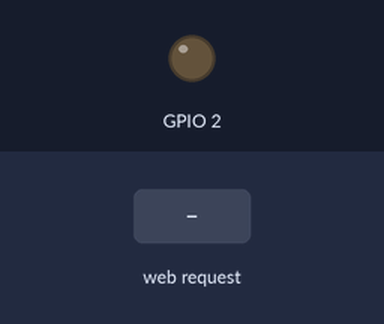
Bench run of a sketch on a simulated ESP8266 (NodeMCU). Shown: output pins drawn as LEDs (lit = HIGH). The inputs (shaded band) are chosen by the test bench. WiFi joins after 1.5 s; servers stay silent unless stated; what the sketch prints to the serial monitor is not drawn.

Above: at 2.7 s.
2.8 s: HTTP request GET /?LED=OFF received
At 3.7 s:
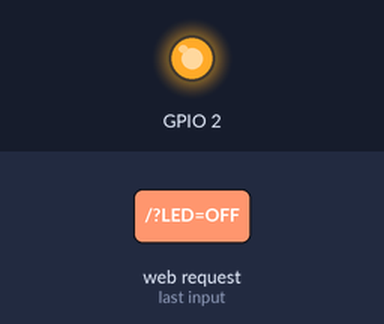
4.3 s: HTTP request GET /?LED=ON received
At 4.8 s:
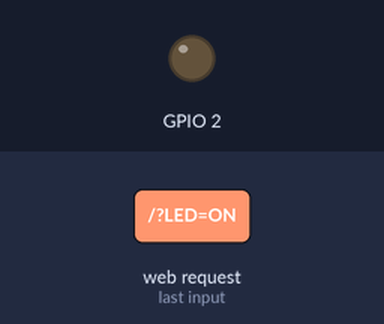
Timing chart, 0 to 7.3 s (numbered marks = the images above; inputs shaded):
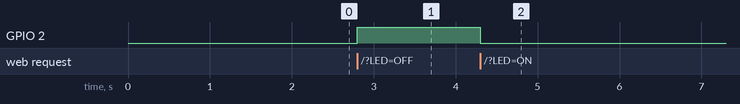

Measured:
- after the input at 2.8 s, GPIO 2: LOW → HIGH at once
- after the input at 4.3 s, GPIO 2: HIGH → LOW at once

The sketch:

sketch_jul15a.ino
```cpp
#include <ESP8266WiFi.h>

String wifi_name = "Your Wifi";
String wifi_pass = "Your Wifi Password";


IPAddress local_IP(192, 168, 1, 184);
IPAddress gateway(192, 168, 1, 1);
IPAddress subnet(255, 255, 0, 0);
IPAddress primaryDNS(8, 8, 8, 8);   //optional
IPAddress secondaryDNS(8, 8, 4, 4); //optional

WiFiServer server(80);

String  i;
void setup()
{
  i = "";
  Serial.begin(9600);
  pinMode(2, OUTPUT);
  //WiFi.disconnect();
  WiFi.begin(wifi_name,wifi_pass);
  /*
  if (!WiFi.config(local_IP, gateway, subnet, primaryDNS, secondaryDNS)) {
    Serial.println("STA Failed to configure");
  }
  */
  while ((!(WiFi.status() == WL_CONNECTED))){
    Serial.print(".");
    delay(300);
  }
  Serial.println("Connected");

  Serial.println((WiFi.localIP().toString()));
  server.begin();
}


void loop()
{

    WiFiClient client = server.available();
    if (!client) { return; }
    while(!client.available()){  delay(1); }
    i = (client.readStringUntil('\r'));
    client.flush();
    i.remove(0, 5);
    i.remove(i.length()-9,9);
    Serial.println("Request");
    if (i.indexOf("LED=ON")>-1) {
      digitalWrite(2,LOW);
      //client.println("HTTP/1.1 200 OK");
      //client.println("Content-Type: text/html");
      //client.println("");
      //client.println("<!DOCTYPE HTML>");
      //client.println("<html>");
      //client.println("On");
      //client.println("</html>");
      Serial.println(i);
      delay(1);
    } else if (i.indexOf("LED=OFF") >-1) {
      digitalWrite(2,HIGH);
      //client.println("HTTP/1.1 200 OK");
      //client.println("Content-Type: text/html");
      //client.println("");
      //client.println("<!DOCTYPE HTML>");
      //client.println("<html>");
      //client.println("Off");
      //client.println("</html>");
      Serial.println(i);
      delay(1);
    }
    client.println("HTTP/1.1 200 OK");
    client.println("Content-Type: text/html");
    client.println("");
    client.println("<!DOCTYPE HTML>");
    client.println("<html>");
    client.println("<head>");
    client.println("<style>*{font-size:2em;margin:0;box-sizing:border-box;}body{width:100vw;height:100vh;display:flex;flex-direction:column;align-items:center;}button{padding:1em;width:100%;height:90%;display:flex;align-items:center;justify-content:center;}</style>");
    client.println("</head>");
    client.println("<body>");
    client.println("<br>");
      client.println("<a href=");
      client.println("LED=ON");
      client.println("><button>");
      client.println("ON");
      client.println("</button></a>");
      client.println("<a href=");
      client.println("LED=OFF");
      client.println("><button>");
      client.println("Off");
      client.println("</button></a>");
    client.println("</body>");
    client.println("</html>");

     delay(1);

}
```
